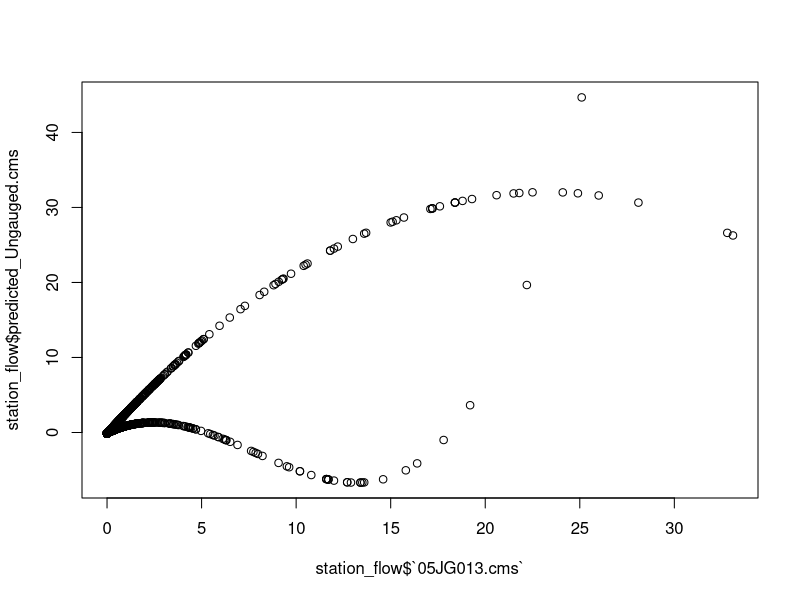
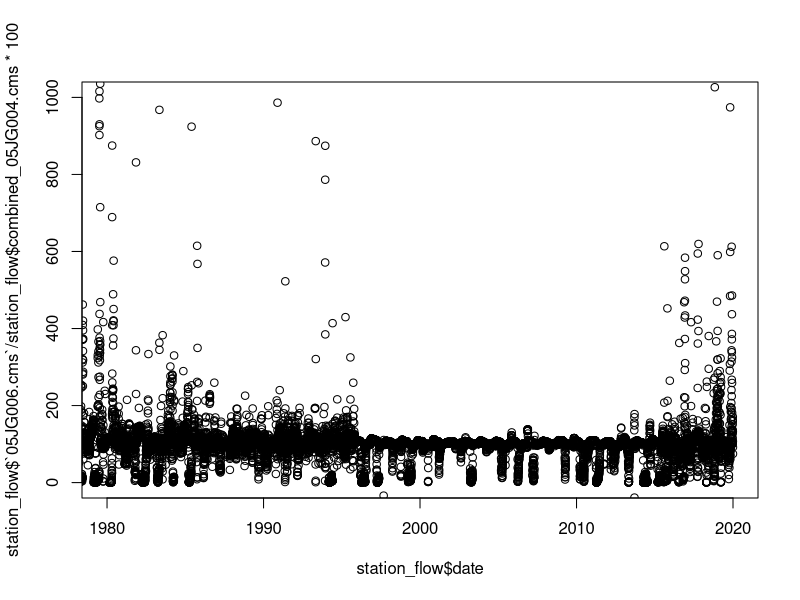
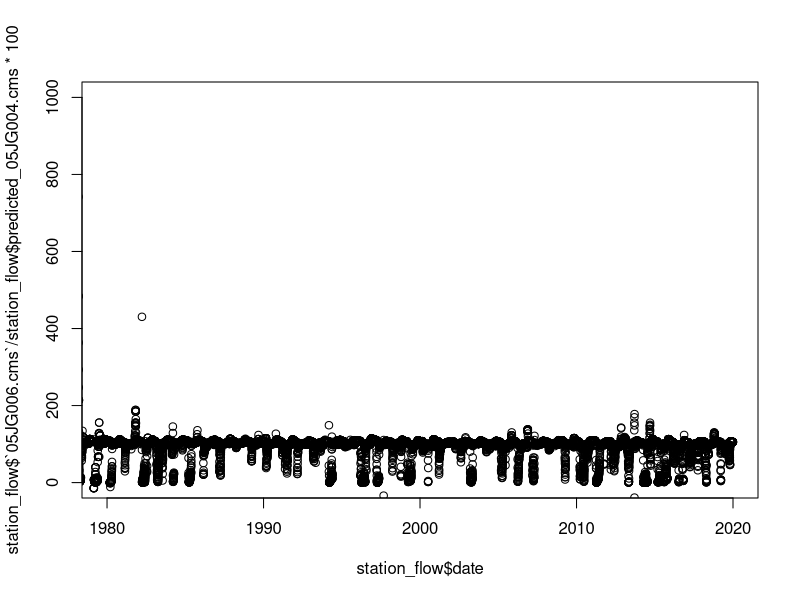
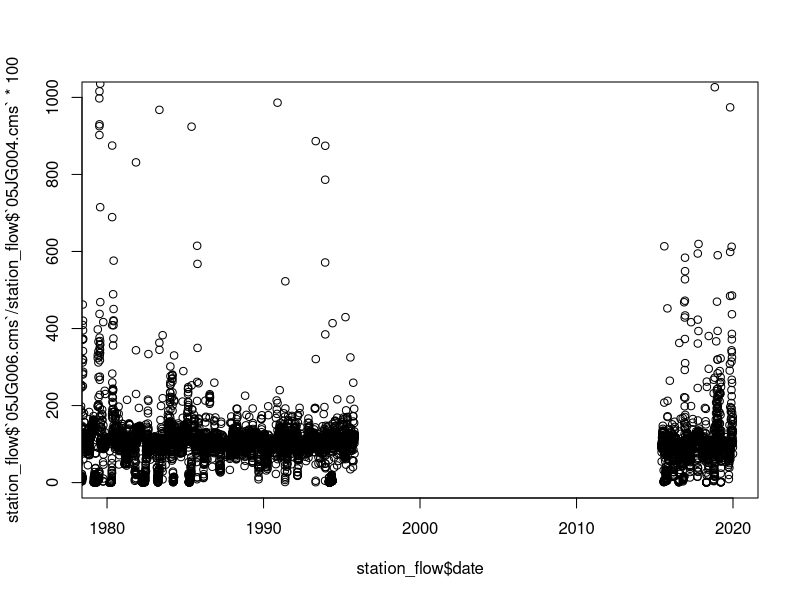
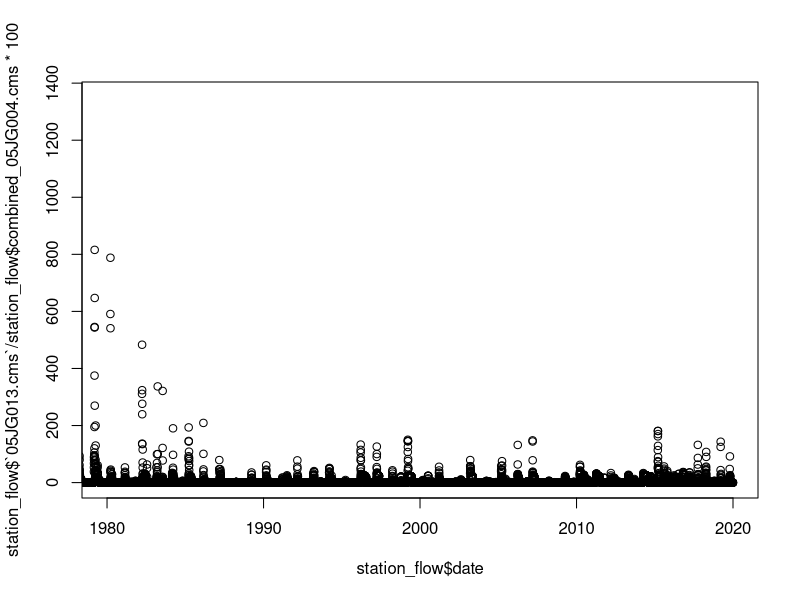
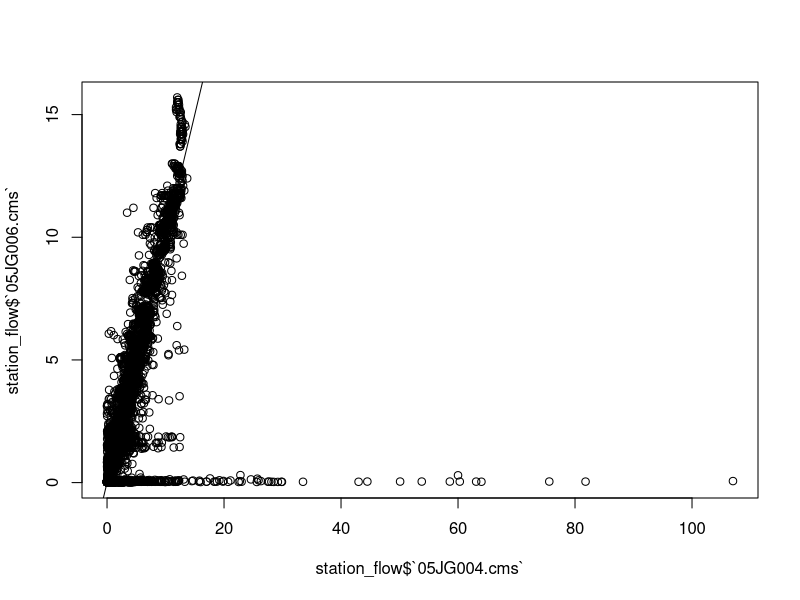
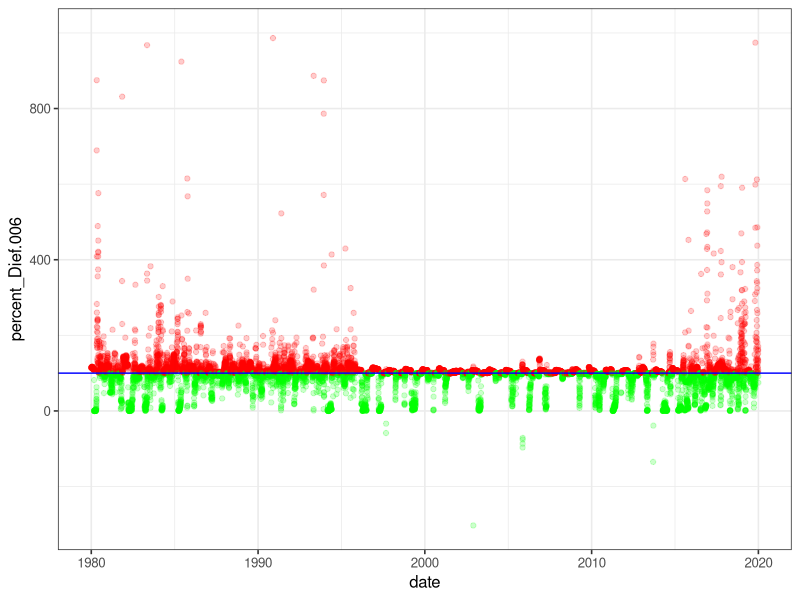
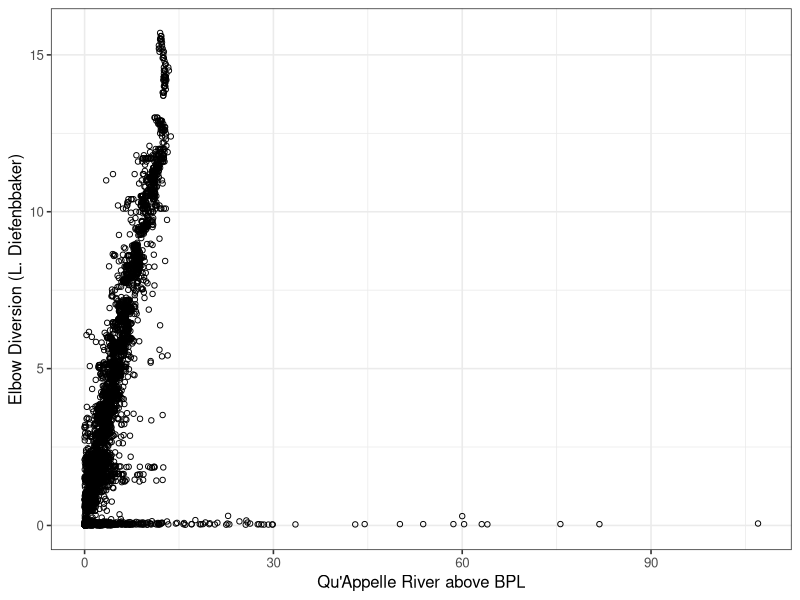

These figures' R source, in order: (Note: this script raises an error after producing the figures.)
## (1) This script reads hydrometric station data.
## This represents a transfer (and extension) of the approach provided in .xlsx 
## form by Ali Nazemi while a Senior Hydrologist with SK WSA (in 2016).
## 
## (2) Reconstructs missing flow from observational data following Nazemi data 
## are infilled, and observational and reconstructed records are combined for 
## each station, and flows are broken down by source area (with some caveats).

## Details on the approach are here:
## Proportional flows from locations of the upstream of the BPL are determined 
## (estimated). 
## The ungauged portions are estimated using linear regression of the nearby
## gauges.
## The period of estimation originally covered from January 1, 2001 to October 
## 31, 2013 (and 1972-1992 was used as training for this approach).
## Please see the schematic of the system in the sheet called 
## “Upstream BPL_Train (1972-1992)” in the file BPL upstream_backwater_H&C_April2016. 

# For estimating Iskwao Creek (Y) based on Ridge Creek (X)
# --------------------------------------------------------------------
#  If cold season: Y=0.3112*(X)^0.4537
#  If warm season: If X=0 then Y=0; Otherwise, Y=0.4957*X+0.1185  

# For estimating Ungauged part (U) based on Ridge Creek (X)
# --------------------------------------------------------------------
#  If cold season: U=0.01292*X^3-0.303*X^2+1.249*X-0.0956
#  If warm season: U=-0.05958*X^2+2.77*X-0.1463

# Cold months include December, January, February and March and the rest of 
# months are warm. 
# 
# U includes both positive and negative values. Negative values are related to 
# the episodes, in which the ungauged instream part (including Eyebrow Lake)
# retain part of the water coming from upstream (i.e. diverted flow from LD as 
# well as Iskwao and Ridge creeks). 
# 
# These equations were selected among a pool of 420 forms of linear and
# non-linear regression forms and they stand out based on Bayesian Information 
# Criterion. 
# 
# Coefficient of determination (R2) for estimating the inflow to BPL stays as 
# 0.87 during training period.

library(tidyverse)
library(lubridate)
theme_set(theme_bw(base_size = 12))

## 1
## read station data

# 05JG004 = Qu'Appelle River Above Buffalo Pound Lake
s_05JG004 <- read.csv("./R_flow-reconstruction/Colin/data/BP_flow_raw/Daily__05JG004_withmissing.csv",skip = 1)  
s_05JG004 <- subset(s_05JG004, PARAM == 1)
s_05JG004$date <- as.Date(s_05JG004[,4]-1,origin = paste(s_05JG004[,3],"01-01",sep = "-")) 

# 05JG006 = Elbow Diversion Canal at Drop Structure
s_05JG006 <- read.csv("./R_flow-reconstruction/Colin/data/BP_flow_raw/Daily__05JG006_withmissing.csv",skip = 1)  
s_05JG006 <- subset(s_05JG006, PARAM == 1)
s_05JG006$date <- as.Date(s_05JG006[,4]-1,origin = paste(s_05JG006[,3],"01-01",sep = "-"))

# 05JG013 = Ridge Creek Near Bridgeford
s_05JG013 <- read.csv("./R_flow-reconstruction/Colin/data/BP_flow_raw/Daily__05JG013_withmissing.csv",skip = 1)  
s_05JG013 <- subset(s_05JG013, PARAM == 1)
s_05JG013$date <- as.Date(s_05JG013[,4]-1,origin = paste(s_05JG013[,3],"01-01",sep = "-"))

# 05JG014 = Iskwao Creek Near Craik
s_05JG014 <- read.csv("./R_flow-reconstruction/Colin/data/BP_flow_raw/Daily__05JG014_withmissing.csv",skip = 1)  
s_05JG014 <- subset(s_05JG014, PARAM == 1)
s_05JG014$date <- as.Date(s_05JG014[,4]-1,origin = paste(s_05JG014[,3],"01-01",sep = "-"))



##create dataframe for flow data
station_flow <- setNames(data.frame(matrix(ncol = 5, nrow = length(seq(as.Date("1972-10-01"),as.Date("2019-12-31"),"days")))),
                         c("date", "05JG004.cms", "05JG006.cms", "05JG013.cms", "05JG014.cms"))
station_flow$date <- seq(as.Date("1972-10-01"),as.Date("2019-12-31"),"days") ##starting date from Nazemi training set

station_flow$`05JG004.cms` <- s_05JG004[match(station_flow$date,s_05JG004$date),5] #m3 s-1
station_flow$`05JG006.cms` <- s_05JG006[match(station_flow$date,s_05JG006$date),5] #m3 s-1
station_flow$`05JG013.cms` <- s_05JG013[match(station_flow$date,s_05JG013$date),5] #m3 s-1
station_flow$`05JG014.cms` <- s_05JG014[match(station_flow$date,s_05JG014$date),5] #m3 s-1



## 2
## infill data and estimate proportion of flows
station_flow[is.na(station_flow[,which(colnames(station_flow)=="05JG013.cms")]), which(colnames(station_flow)=="05JG013.cms")] <- 0 ##missing observations to zero

##reconstruct Iskwao Creek
station_flow$predicted_05JG014.cms <- ifelse(format(as.Date(station_flow$date), "%m") %in% c("12", "01", "02", "03"), 0.3112*station_flow$`05JG013.cms`^0.4537, # cold season
                                          ifelse(station_flow$`05JG013.cms` == 0, 0, 0.4957*station_flow$`05JG013.cms`+0.1185)) # warm season

##reconstruct Ungauged catchment
station_flow$predicted_Ungauged.cms <- ifelse (format(as.Date(station_flow$date), "%m") %in% c("12", "01", "02", "03"), 
                                           0.01292*station_flow$`05JG013.cms`^3-0.303*station_flow$`05JG013.cms`^2+1.249*station_flow$`05JG013.cms`-0.0956, # cold season
                                           -0.05958*station_flow$`05JG013.cms`^2+2.77*station_flow$`05JG013.cms`-0.1463) # warm season

# plot Ungauged (predicted) vs. Ridge Creek Near Bridgeford (05JG013) 
plot(station_flow$`05JG013.cms`,station_flow$predicted_Ungauged.cms)
# two distinct relationships, must be warm and cold seasons? 

## reconstruct BP inflow
## BP inflow is sum of gauged (observed) and ungauged (predicted) flows
station_flow$predicted_05JG004.cms <- station_flow$`05JG013.cms` + station_flow$predicted_05JG014.cms + station_flow$`05JG006.cms` + station_flow$predicted_Ungauged.cms

## combine observational and reconstructed records
station_flow$combined_05JG014.cms <- ifelse (is.na(station_flow$`05JG014.cms`),station_flow$predicted_05JG014.cms,station_flow$`05JG014.cms`)
station_flow$combined_05JG004.cms <- ifelse (is.na(station_flow$`05JG004.cms`),station_flow$predicted_05JG004.cms,station_flow$`05JG004.cms`)

## proportional flows
station_flow$percent_Dief.006 <- station_flow$`05JG006.cms`/station_flow$combined_05JG004.cms*100
station_flow$percent_Ridge.013 <- station_flow$`05JG013.cms`/station_flow$combined_05JG004.cms*100
station_flow$percent_Iskwao.014 <- station_flow$combined_05JG014.cms/station_flow$combined_05JG004.cms*100
station_flow$percent_Ungauged <- station_flow$predicted_Ungauged.cms/station_flow$combined_05JG004.cms*100

# write.csv(station_flow,"./R_flow-reconstruction/Colin/data/BP_flow_output/BP flow infilled with proportions (1972-2019).csv")



## some supporting visuals

# plots proportion from Diefenbaker
plot(station_flow$date,station_flow$`05JG006.cms`/station_flow$combined_05JG004.cms*100, xlim = c(as.Date("1980-01-01"), as.Date("2019-12-31")), ylim = c(0,1000))
##note that dief as proportion is only really at reasonable levels for periods where flows for 05JG004 are predicted, e.g. 
plot(station_flow$date,station_flow$`05JG006.cms`/station_flow$predicted_05JG004.cms*100, xlim = c(as.Date("1980-01-01"), as.Date("2019-12-31")), ylim = c(0,1000)) ##predicted 004 flow
plot(station_flow$date,station_flow$`05JG006.cms`/station_flow$`05JG004.cms`*100, xlim = c(as.Date("1980-01-01"), as.Date("2019-12-31")), ylim = c(0,1000)) ##observational record
##proportional flows should only be used with extreme caution, if at all
plot(station_flow$date,station_flow$`05JG013.cms`/station_flow$combined_05JG004.cms*100, xlim = c(as.Date("1980-01-01"), as.Date("2019-12-31")))

plot(station_flow$`05JG004.cms`,station_flow$`05JG006.cms`) ##raw flows from Diefenbaker and to Buffalo Pound
abline(0,1)



  






station_flow %>% 
  ggplot(aes(date, percent_Dief.006)) + 
  geom_point(alpha = 1/5, colour = ifelse(station_flow$percent_Dief.006 > 100, "red", "green")) +
  lims(x = c(as.Date("1980-01-01"), as.Date("2019-12-31")),
       y = c(NA, 1000)) +
  geom_hline(yintercept = 100, colour = "blue")

station_flow %>% 
  ggplot(aes(`05JG004.cms`, `05JG006.cms`)) +
  geom_point(shape = 1) +
  labs(x = "Qu'Appelle River above BPL",
       y = "Elbow Diversion (L. Diefenbbaker)")

station_flow1 %>% 
  ggplot(aes(`05JG004.cms`, `05JG006.cms`)) +
  facet_wrap(~ year) +
  geom_point(shape = 1) +
  labs(x = "Qu'Appelle River above BPL",
       y = "Elbow Diversion (L. Diefenbbaker)")
